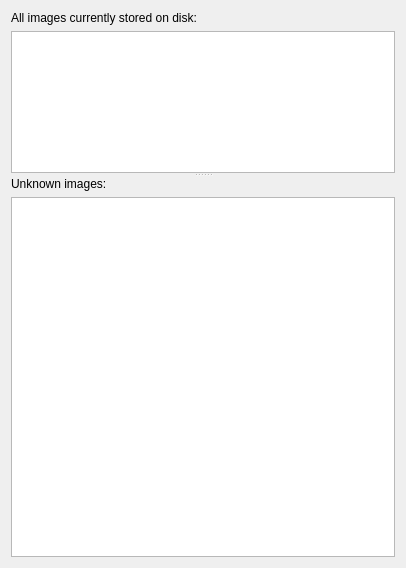
<?xml version="1.0" encoding="UTF-8"?>
<ui version="4.0">
 <class>CardFilterPage</class>
 <widget class="QWizardPage" name="CardFilterPage">
  <property name="geometry">
   <rect>
    <x>0</x>
    <y>0</y>
    <width>406</width>
    <height>568</height>
   </rect>
  </property>
  <property name="title">
   <string>Select images for removal</string>
  </property>
  <property name="subTitle">
   <string>Click on entries in the tables below to mark or un-mark them for removal. All selected entries will be removed.</string>
  </property>
  <layout class="QVBoxLayout" name="verticalLayout_3">
   <item>
    <widget class="QSplitter" name="splitter">
     <property name="orientation">
      <enum>Qt::Vertical</enum>
     </property>
     <widget class="QWidget" name="verticalLayoutWidget">
      <layout class="QVBoxLayout" name="verticalLayout">
       <item>
        <widget class="QLabel" name="card_image_view_label">
         <property name="text">
          <string>All images currently stored on disk:</string>
         </property>
         <property name="buddy">
          <cstring>card_image_view</cstring>
         </property>
        </widget>
       </item>
       <item>
        <widget class="QTableView" name="card_image_view">
         <property name="sizeAdjustPolicy">
          <enum>QAbstractScrollArea::AdjustToContents</enum>
         </property>
         <property name="editTriggers">
          <set>QAbstractItemView::NoEditTriggers</set>
         </property>
         <property name="selectionMode">
          <enum>QAbstractItemView::MultiSelection</enum>
         </property>
         <property name="selectionBehavior">
          <enum>QAbstractItemView::SelectRows</enum>
         </property>
         <property name="sortingEnabled">
          <bool>true</bool>
         </property>
         <attribute name="horizontalHeaderStretchLastSection">
          <bool>true</bool>
         </attribute>
         <attribute name="verticalHeaderVisible">
          <bool>false</bool>
         </attribute>
        </widget>
       </item>
      </layout>
     </widget>
     <widget class="QWidget" name="verticalLayoutWidget_2">
      <layout class="QVBoxLayout" name="verticalLayout_2">
       <item>
        <widget class="QLabel" name="unknown_images_view_label">
         <property name="toolTip">
          <string>Images found on disk that can not be associated with any card.</string>
         </property>
         <property name="text">
          <string>Unknown images:</string>
         </property>
         <property name="buddy">
          <cstring>unknown_image_view</cstring>
         </property>
        </widget>
       </item>
       <item>
        <widget class="QTableView" name="unknown_image_view">
         <property name="editTriggers">
          <set>QAbstractItemView::NoEditTriggers</set>
         </property>
         <property name="selectionMode">
          <enum>QAbstractItemView::MultiSelection</enum>
         </property>
         <property name="selectionBehavior">
          <enum>QAbstractItemView::SelectRows</enum>
         </property>
         <attribute name="horizontalHeaderStretchLastSection">
          <bool>true</bool>
         </attribute>
         <attribute name="verticalHeaderVisible">
          <bool>false</bool>
         </attribute>
        </widget>
       </item>
      </layout>
     </widget>
    </widget>
   </item>
  </layout>
 </widget>
 <resources/>
 <connections/>
</ui>
